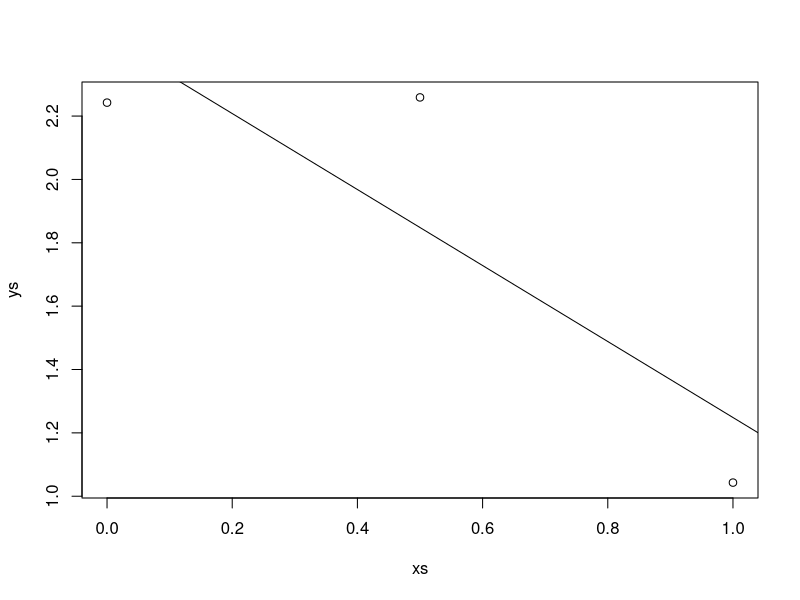
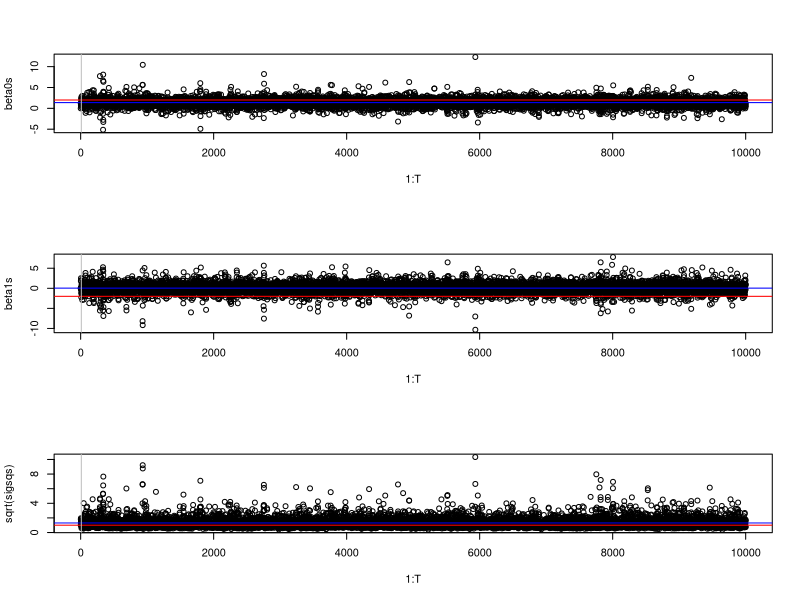
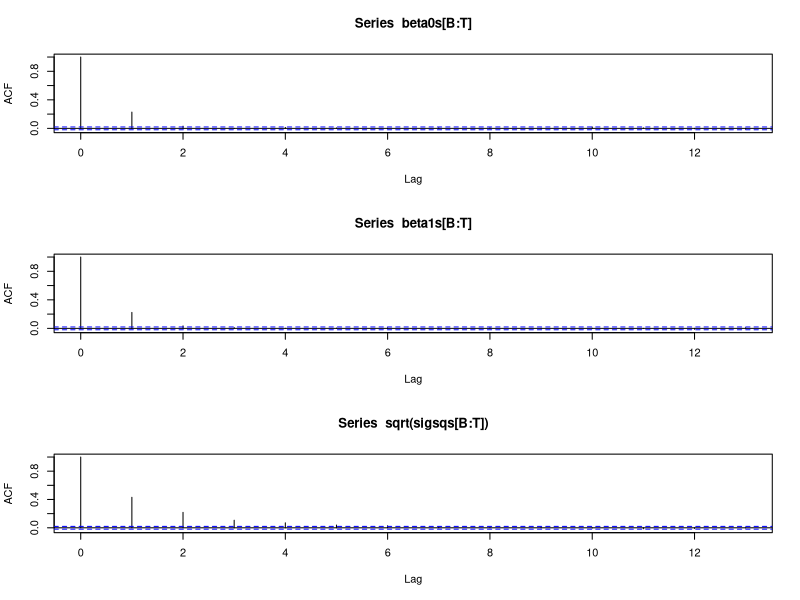
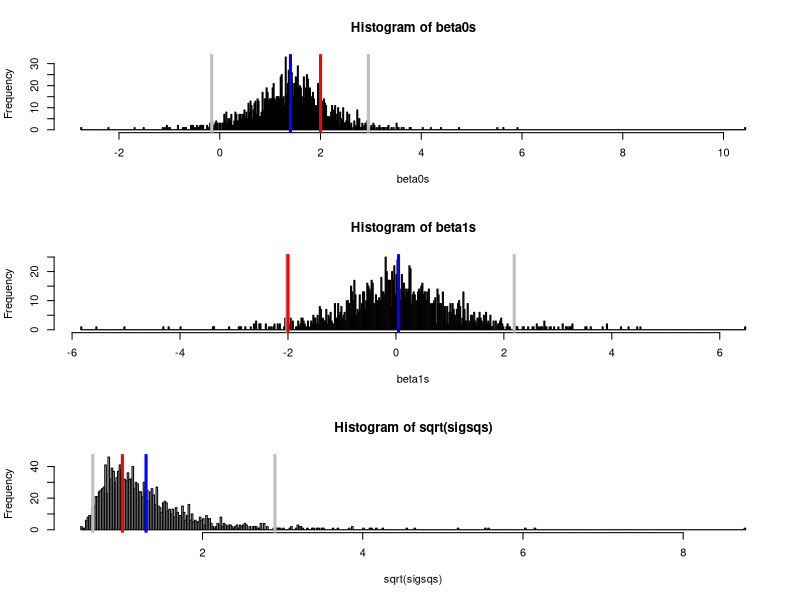

R code for these plots, in order:
options(repos = structure(c(CRAN = "http://cran.revolutionanalytics.com/"))); tryCatch(library(MCMCpack),
                error = function(e){install.packages("MCMCpack")},
                finally = library(MCMCpack))

#hyperparams
m = 1
n_0 = 1
sigsq_0 = 1


#data
n = 3
true_beta0 = 2
true_beta1 = -2
true_sigsq = 1
xs = seq(0, 1, length.out = n)
ys = true_beta0 + true_beta1 * xs + rnorm(n, 0, sqrt(true_sigsq))
plot(xs, ys)
mod = lm(ys ~ xs)
coef(mod)
abline(a = coef(mod)[1], b = coef(mod)[2])
#plot

#statistics of data (for speed)
sumx = sum(xs)
sumy = sum(ys)
sumxy = sum(xs * ys)
sumxsq = sum(xs^2)
n_plus_m = n + m
sumxsq_plus_m = sumxsq + m

#chains
T = 10000
beta0s = array(NA, T)
beta1s = array(NA, T)
sigsqs = array(NA, T)
#start vals
beta0s[1] = 0
beta1s[1] = 0
sigsqs[1] = 1

for (t in 2 : T){
	sigsq = sigsqs[t - 1]
	beta1 = beta1s[t - 1]
	
	#sample beta_0 first
	beta0 = rnorm(1, (sumy - sumx * beta1) / n_plus_m, sqrt(sigsq / n_plus_m))
	
	#now sample beta_1
	beta1 = rnorm(1, (sumxy - sumx * beta0) / sumxsq_plus_m, sqrt(sigsq / sumxsq_plus_m))
	
	#now sample sigsq
	sigsq = rinvgamma(1, (n + n_0) / 2 + 1, (sum((ys - beta0 - beta1 * xs)^2) + m * (beta0^2 + beta1^2) + n_0 * sigsq_0) / 2)
	
	#record
	beta0s[t] = beta0
	beta1s[t] = beta1
	sigsqs[t] = sigsq
}


###assess convergence
B = 10
par(mfrow = c(3, 1))

plot(1 : T, beta0s)
abline(h = mean(beta0s[B : T]), col = "blue")
abline(h = true_beta0, col = "red")
abline(v = B, col = "grey")

plot(1 : T, beta1s)
abline(h = mean(beta1s[B : T]), col = "blue")
abline(h = true_beta1, col = "red")
abline(v = B, col = "grey")

plot(1 : T, sqrt(sigsqs))
abline(h = mean(sqrt(sigsqs[B : T])), col = "blue")
abline(h = sqrt(true_sigsq), col = "red")
abline(v = B, col = "grey")
#plot

##assess autocorrelation

par(mfrow = c(3, 1))

acf(beta0s[B : T], xlim = c(0, 13))
acf(beta1s[B : T], xlim = c(0, 13))
acf(sqrt(sigsqs[B : T]), xlim = c(0, 13))
#plot

#burn and thin
beta0s = beta0s[B : T]
beta0s = beta0s[seq(1, T - B, by = 6)]
beta1s = beta1s[B : T]
beta1s = beta1s[seq(1, T - B, by = 6)]
sigsqs = sigsqs[B : T]
sigsqs = sigsqs[seq(1, T - B, by = 6)]


#look at posteriors with post-exp at 95% CI
par(mfrow = c(3, 1))


hist(beta0s, br = 500)
abline(v = mean(beta0s), col = "blue", lwd = 3)
abline(v = quantile(beta0s, 0.025), col = "grey", lwd = 3)
abline(v = quantile(beta0s, 0.975), col = "grey", lwd = 3)
abline(v = true_beta0, col = "red", lwd = 3)

hist(beta1s, br = 500)
abline(v = mean(beta1s), col = "blue", lwd = 3)
abline(v = quantile(beta1s, 0.025), col = "grey", lwd = 3)
abline(v = quantile(beta1s, 0.975), col = "grey", lwd = 3)
abline(v = true_beta1, col = "red", lwd = 3)

hist(sqrt(sigsqs), br = 500)
abline(v = sqrt(true_sigsq), col = "red", lwd = 3)
abline(v = mean(sqrt(sigsqs)), col = "blue", lwd = 3)
abline(v = quantile(sqrt(sigsqs), 0.025), col = "grey", lwd = 3)
abline(v = quantile(sqrt(sigsqs), 0.975), col = "grey", lwd = 3)
#plot
